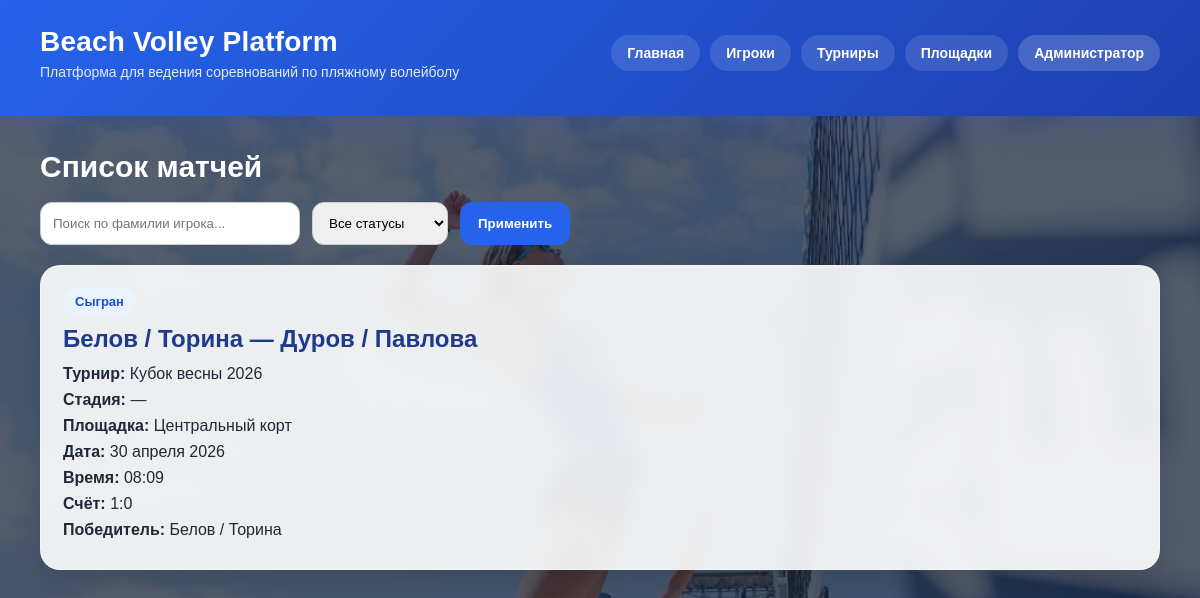
The page /matches/ on the database its author committed.
### tournament/models.py (models this page shows, shortened)
class Match(models.Model):
    STATUS_CHOICES = [
        ('planned', 'Запланирован'),
        ('ongoing', 'Идёт'),
        ('finished', 'Сыгран'),
    ]
    tournament = models.ForeignKey(
        Tournament,
        on_delete=models.CASCADE,
        related_name='matches',
        null=True,
        blank=True,
        verbose_name='Турнир'
    )
    group = models.ForeignKey(
        TournamentGroup,
        on_delete=models.SET_NULL,
        null=True,
        blank=True,
        related_name='matches',
        verbose_name='Группа'
    )
    pair1 = models.ForeignKey(
    TournamentPair,
    on_delete=models.CASCADE,
    related_name='matches_as_pair1',
    verbose_name='Пара 1',
    null=True,
    blank=True
    )
    pair2 = models.ForeignKey(
        TournamentPair,
        on_delete=models.CASCADE,
        related_name='matches_as_pair2',
        verbose_name='Пара 2',
        null=True,
        blank=True
    )
    court = models.ForeignKey(
        Court,
        on_delete=models.SET_NULL,
        null=True,
        blank=True,
        verbose_name='Площадка'
    )
    match_number = models.PositiveIntegerField('Номер матча', null=True, blank=True)
    next_match = models.ForeignKey(
        'self',
        on_delete=models.SET_NULL,
        null=True,
        blank=True,
        related_name='previous_matches',
        verbose_name='Следующий матч'
    )
    BRACKET_STAGE_CHOICES = [
    ('winners', 'Сетка победителей'),
    ('losers', 'Сетка проигравших'),
    ('final', 'Финал'),
    ('third_place', 'Матч за 3 место'),
    ]
    bracket_stage = models.CharField(
        'Часть сетки',
        max_length=30,
        choices=BRACKET_STAGE_CHOICES,
        blank=True
    )
    round_number = models.PositiveIntegerField(
        'Раунд сетки',
        null=True,
        blank=True
    )
    position = models.PositiveIntegerField(
        'Позиция в раунде',
        null=True,
        blank=True
    )
    loser_next_match = models.ForeignKey(
        'self',
        on_delete=models.SET_NULL,
        null=True,
        blank=True,
        related_name='loser_previous_matches',
        verbose_name='Следующий матч для проигравшего'
    )
    match_date = models.DateField('Дата матча')
    match_time = models.TimeField('Время матча')
    status = models.CharField('Статус', max_length=20, choices=STATUS_CHOICES, default='planned')
    score = models.CharField('Счёт', max_length=20, blank=True)
    winner = models.ForeignKey(
        TournamentPair,
        on_delete=models.SET_NULL,
        null=True,
        blank=True,
        related_name='won_matches',
        verbose_name='Победитель'
    )
    class Meta:
        verbose_name = 'Матч'
        verbose_name_plural = 'Матчи'

class TournamentPair(models.Model):
    tournament = models.ForeignKey(
        Tournament,
        on_delete=models.CASCADE,
        related_name='pairs',
        verbose_name='Турнир'
    )
    group = models.ForeignKey(
        TournamentGroup,
        on_delete=models.SET_NULL,
        null=True,
        blank=True,
        related_name='pairs',
        verbose_name='Группа'
    )
    player1 = models.ForeignKey(
        Player,
        on_delete=models.CASCADE,
        related_name='pairs_as_player1',
        verbose_name='Первый игрок'
    )
    player2 = models.ForeignKey(
        Player,
        on_delete=models.CASCADE,
        related_name='pairs_as_player2',
        verbose_name='Второй игрок'
    )
    class Meta:
        verbose_name = 'Пара турнира'
        verbose_name_plural = 'Пары турнира'
        unique_together = ('tournament', 'player1', 'player2')
    def __str__(self):
        return f'{self.player1.first_name} / {self.player2.first_name}'

class Player(models.Model):
    first_name = models.CharField('Имя', max_length=100)
    last_name = models.CharField('Фамилия', max_length=100)
    age = models.PositiveIntegerField('Возраст', null=True, blank=True)
    volleyball_experience = models.PositiveIntegerField('Стаж в волейболе', null=True, blank=True)
    beach_experience = models.PositiveIntegerField('Стаж в пляжном волейболе', null=True, blank=True)
    photo = models.ImageField('Фотография', upload_to='players/', null=True, blank=True)
    class Meta:
        verbose_name = 'Игрок'
        verbose_name_plural = 'Игроки'

class Tournament(models.Model):
    FORMAT_CHOICES = [
        ('single_elim', 'Олимпийская система'),
        ('double_elim', 'До двух поражений'),
    ]
    name = models.CharField('Название турнира', max_length=200)
    start_date = models.DateField('Дата начала')
    end_date = models.DateField('Дата окончания')
    location = models.CharField('Место проведения', max_length=255, blank=True)
    format_type = models.CharField('Формат турнира', max_length=30, choices=FORMAT_CHOICES)
    video_link = models.URLField('Ссылка на видео', blank=True)
    photo_album_link = models.URLField('Ссылка на фотоальбом', blank=True)
    BRACKET_SIZE_CHOICES = [
    (6, '6 команд'),
    (8, '8 команд'),
    (10, '10 команд'),
    (12, '12 команд'),
    (16, '16 команд'),
    (24, '24 команды'),
    (32, '32 команды'),
]
    bracket_size = models.PositiveIntegerField(
        'Размер сетки',
        choices=BRACKET_SIZE_CHOICES,
        null=True,
        blank=True
    )
    bracket_data = models.JSONField(
        'Данные сетки',
        default=dict,
        blank=True
    )
    class Meta:
        verbose_name = 'Турнир'
        verbose_name_plural = 'Турниры'
    def __str__(self):
        return self.name

class Court(models.Model):
    name = models.CharField('Название площадки', max_length=100)
    address = models.CharField('Адрес', max_length=255)
    contact_phone = models.CharField('Телефон ответственного', max_length=30, blank=True)
    class Meta:
        verbose_name = 'Площадка'
        verbose_name_plural = 'Площадки'
    def __str__(self):
        return self.name

### tournament/views.py (the view)
# urls.py: path('matches/', views.matches_list, name='matches'),
def matches_list(request):
    pair_query = request.GET.get('pair', '')
    status_query = request.GET.get('status', '')
    matches = Match.objects.select_related('pair1', 'pair2', 'court', 'tournament', 'winner').all()
    if pair_query:
        matches = matches.filter(pair1__player1__last_name__icontains=pair_query) \
            | matches.filter(pair1__player2__last_name__icontains=pair_query) \
            | matches.filter(pair2__player1__last_name__icontains=pair_query) \
            | matches.filter(pair2__player2__last_name__icontains=pair_query)
    if status_query:
        matches = matches.filter(status=status_query)
    return render(request, 'tournament/matches.html', {
        'matches': matches, 'pair_query': pair_query, 'status_query': status_query,
    })

### tournament/templates/tournament/matches.html (shortened to what this page needs)
{% extends 'tournament/base.html' %}
{% block content %}
<h1 class="section-title">Список матчей</h1>
<form method="get" style="margin-bottom: 20px; display: flex; gap: 12px; flex-wrap: wrap;">
    <input
        type="text"
        name="pair"
        value="{{ pair_query }}"
        placeholder="Поиск по фамилии игрока..."
        style="padding: 12px; width: 260px; border-radius: 12px; border: 1px solid #ccc;"
    >
    <select
        name="status"
        style="padding: 12px; border-radius: 12px; border: 1px solid #ccc;"
    >
        <option value="">Все статусы</option>
    </select>
    <button
        type="submit"
        style="padding: 12px 18px; border: none; border-radius: 12px; background: #2563eb; color: white; font-weight: bold; cursor: pointer;"
    >
        Применить
    </button>
</form>
<div class="grid">
{% for match in matches %}
    <div class="card">
        <span class="badge">{{ match.get_status_display }}</span>
        <h2>
            <a class="link-title" href="/matches/{{ match.id }}/">
                {{ match.pair1 }} — {{ match.pair2 }}
            </a>
        </h2>
        <p><strong>Турнир:</strong> {{ match.tournament|default:"—" }}</p>
        <p><strong>Стадия:</strong> {{ match.get_bracket_stage_display|default:"—" }}</p>
        <p><strong>Площадка:</strong> {{ match.court|default:"—" }}</p>
        <p><strong>Дата:</strong> {{ match.match_date|date:"j E Y" }}</p>
        <p><strong>Время:</strong> {{ match.match_time|time:"H:i" }}</p>
        <p><strong>Счёт:</strong> {{ match.score|default:"—" }}</p>
        <p><strong>Победитель:</strong> {{ match.winner|default:"—" }}</p>
    </div>
{% empty %}
    <div class="card">
        <p class="empty">Матчи не найдены.</p>
    </div>
{% endfor %}
</div>
{% endblock %}

### rows shown on the page
Match: status "Сыгран", pair1 "Белов / Торина", pair2 "Дуров / Павлова", tournament "Кубок весны 2026", bracket_stage "—", court "Центральный корт", match_date "30 апреля 2026", match_time "08:09", score "1:0", winner "Белов / Торина"
